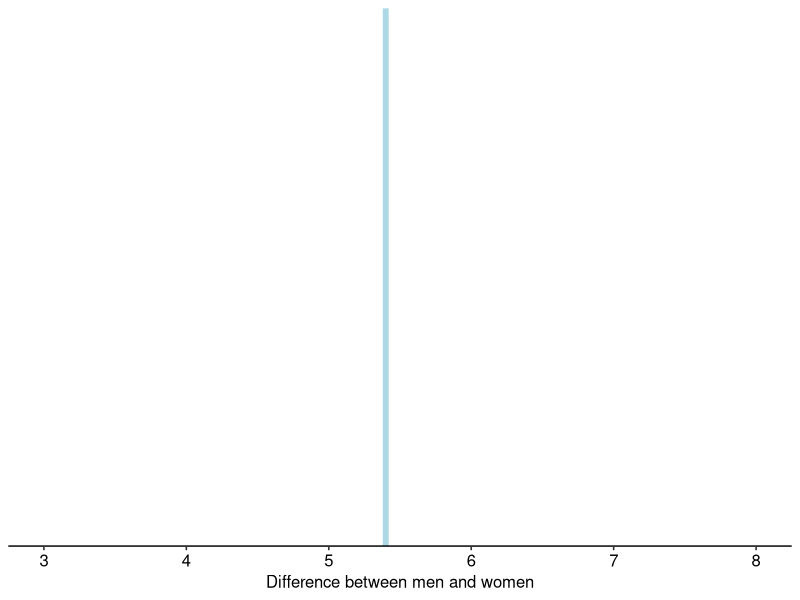
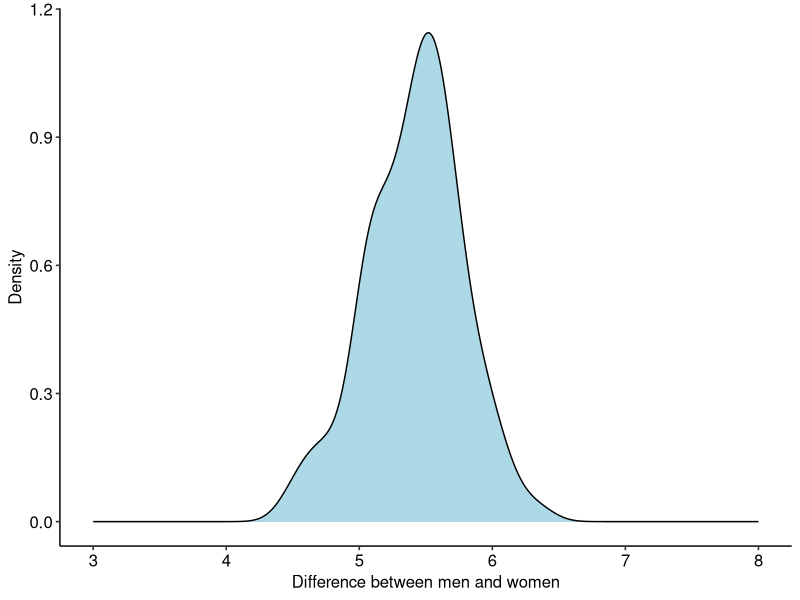
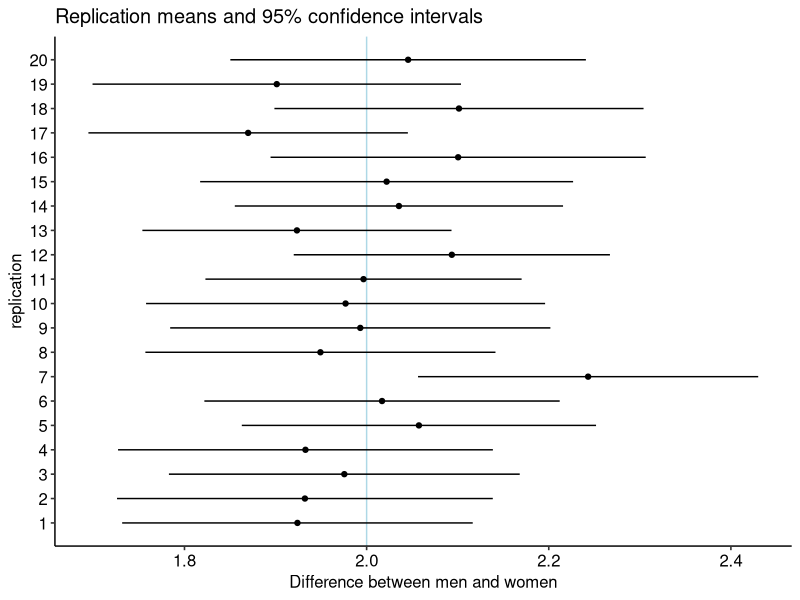
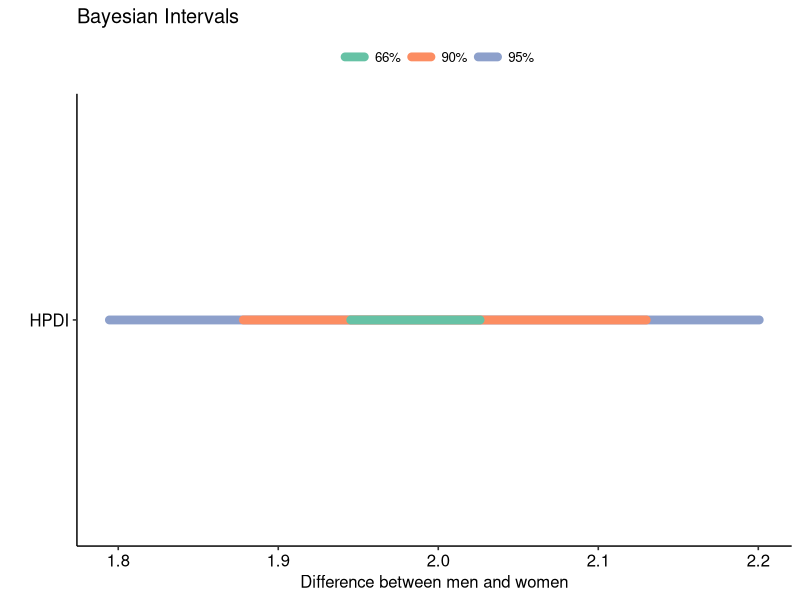

Write R code to recreate these figures, in order.
## ---- chunk 1
knitr::opts_chunk$set(echo = FALSE, warning = F, message = F, fig.width = 6, fig.height = 4)
## ---- chunk 2
library(tidyverse)
tibble(x = 5.4) %>% 
ggplot(aes(x))+
  geom_vline(aes(xintercept=x), size=2, colour = 'lightblue')+
  labs(x='Difference between men and women')+
  scale_x_continuous(limits = c(3,8))+
  ggpubr::theme_pubr()
## ---- chunk 3
tibble(x = rnorm(100, 5.4, 0.4)) %>% 
ggplot(aes(x))+
  geom_density(fill = 'lightblue')+
  labs(x='Difference between men and women', y = 'Density')+
  scale_x_continuous(limits = c(3,8))+
  ggpubr::theme_pubr()
## ---- chunk 4
genSE <- function(n = 100, mu = 2, sd = 1) {
  x = rnorm(n, mu, sd)
  m = mean(x)
  se = sd(x)/sqrt(n)
  list(m, se)
}
set.seed(345)
result <- unlist(replicate(20, genSE(),simplify = T))
result <- as_tibble(matrix(result, nrow=20, byrow = T))
colnames(result) <- c('M','SE')

result %>% 
  rownames_to_column() %>% 
  rename(replication = rowname) %>% 
  mutate(replication = as.numeric(replication)) %>% 
  mutate(lower = M - 1.96*SE, upper = M + 1.96*SE) %>% 
  ggplot(aes(x=M, y=replication))+
  geom_vline(xintercept = 2, colour='lightblue')+
  geom_point()+
  geom_segment(aes(y=replication, yend=replication,
                   x = lower, xend = upper))+
  scale_y_continuous(breaks=1:20)+
  labs(x='Difference between men and women')+
  ggtitle('Replication means and 95% confidence intervals')+
  ggpubr::theme_pubr()
## ---- chunk 5
x = rnorm(200, 2, 1/sqrt(100))

tibble(y="HPDI",
       l1 = quantile(x, probs = 0.025),
       l2 = quantile(x, probs = 0.10),
       l3 = quantile(x, probs = 0.33),
       l4 = quantile(x, probs = 0.66),
       l5 = quantile(x, probs = 0.90),
       l6 = quantile(x, probs = 0.975)) %>% 
  ggplot()+
  geom_segment(aes(y=y, yend=y,
                   x = l1, xend = l6,
                   colour = "95%"), size = 3, lineend = "round")+
  geom_segment(aes(y=y, yend=y,
                 x = l2, xend = l5,
                 colour = "90%"), size = 3, lineend = "round")+
  geom_segment(aes(y=y, yend=y,
                 x = l3, xend = l4,
                 colour = "66%"), size = 3, lineend = "round")+
  labs(x='Difference between men and women', y="",
       colour="")+
  ggtitle('Bayesian Intervals')+
  scale_color_brewer(palette = "Set2")+
  ggpubr::theme_pubr()
